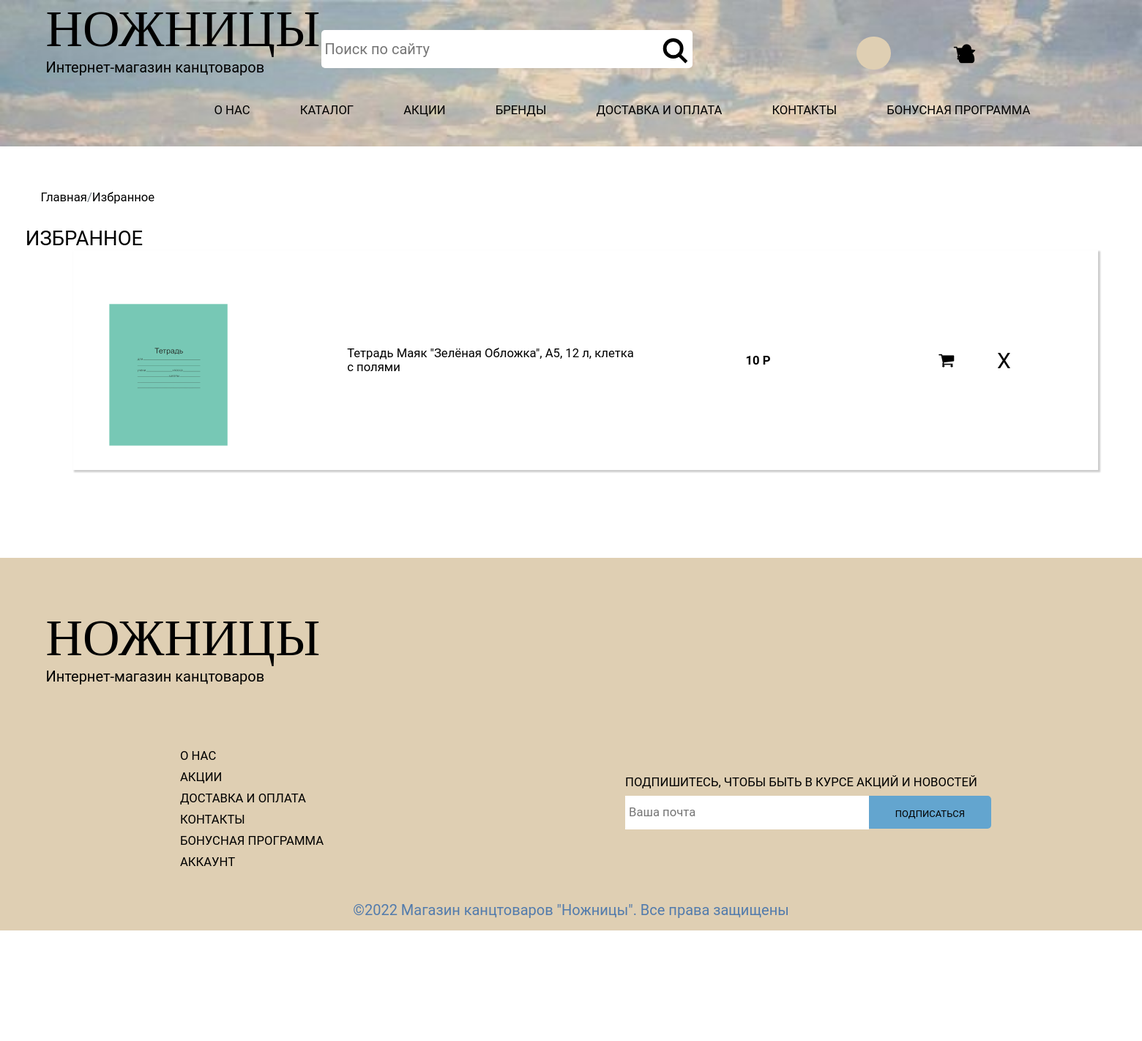
The page /favorites/?id_product_fav=11 on the database its author committed.
### tables this page shows
CREATE TABLE `goods` (
  `id` int(11) NOT NULL,
  `product_name` varchar(300) NOT NULL,
  `price` varchar(200) NOT NULL,
  `category` varchar(200) NOT NULL,
  `section` varchar(200) NOT NULL,
  `brand` varchar(150) NOT NULL,
  `product_pic` varchar(252) NOT NULL,
  `add_time` timestamp NOT NULL DEFAULT CURRENT_TIMESTAMP,
  `description` text NOT NULL,
  `folder_name` varchar(255) NOT NULL
);

### controllers/favorites_function.php (called while the page is built)
<?php
include_once('../connect_db.php');
function get_fav_by_id( $id ){
	global $connect;
	$query = "SELECT * FROM goods WHERE id=" . $id;
	$req = mysqli_query($connect, $query);
	$resp = mysqli_fetch_assoc($req);
	return $resp;
}

### favorites/index.php (the view, shortened to what this page needs)
<?php
include_once('../connect_db.php');
include_once('../controllers/favorites_function.php');
if ( isset($_GET['id_product_fav']) && !empty($_GET['id_product_fav']) ) {
	$current_added_course = get_fav_by_id($_GET['id_product_fav']);
}
?>
<!DOCTYPE html>
<html>
<head>
	<link rel="stylesheet" type="text/css" href="../css/styles.css">
	<link rel="stylesheet" href="https://maxcdn.bootstrapcdn.com/font-awesome/4.5.0/css/font-awesome.min.css">
</head>
<body>
		<header>
			<div class="logo_wrapper">
				<a href="../index.php"><span class="logo">НОЖНИЦЫ</span></a><br>
				<span class="logo_desc">Интернет-магазин канцтоваров</span>
			</div>
			<div class="smth_near_logo">
				<div class="search_wrap">
				<form method="GET" action="../search/index.php">
			<input type="text" name="search" placeholder="Поиск по сайту" class="search">
			<input type="submit" name="start_search" class="button" value="">
				</form>
				</div>
			<div class="header_icons">
				<div style="      font-size: 20px;
    margin-right: 0px;
    margin-left: 0px;
    border: solid 1px;
    border-radius: 27px;
    width: 30px;
    height: 36px;
    padding-left: 15px;
    padding-top: 7px;
    background-color: #dfcfb3;
    border-color: transparent;">
</div>
			<a href="../shopping_cart/index.php"><div class="shopping_cart"></div></a>
			<a href="../favorites/index.php"><div class="favorites"></div></a>
			<?php
			if ($_SESSION['user']) {
				echo "<a href=../personal_account/index.php><div class=user_account></div></a>";
			}
			else
			{
				echo "<a href=#reg_form><div class=user_account></div></a>";
			}
			?>
			</div>
			</div>
			<div class="menu">
				<nav>
					<ul class="menu_nav">
						<li><a href="../menu/about_us/index.php">О НАС</a></li>
						<div class="drpdwn_catalog">
						<li><a href="#">КАТАЛОГ</a></li>
						</div>
						<li><a href="../menu/stocks/index.php">АКЦИИ</a></li>
						<li><a href="../brands/index.php">БРЕНДЫ</a></li>
						<li><a href="../menu/delivery/index.php">ДОСТАВКА И ОПЛАТА</a></li>
						<li><a href="../menu/contacts/index.php">КОНТАКТЫ</a></li>
						<li><a href="../menu/bonus/index.php">БОНУСНАЯ ПРОГРАММА</a></li>
						</ul>
				</nav>
			</div>
		</header>
		<main >
<div class="breadcrumbs-width">
		<ul class="breadcrumb">
			<li class="breadcrumb-item"><a href="../index.php">Главная</a></li>
			<li class="breadcrumb-item active_brdcrmb">Избранное</li>
		</ul>
		</div>
	<div class="top_section">
		<h1>ИЗБРАННОЕ</h1>
	</div>
<?php if ( isset($_SESSION['fav_list']) && count($_SESSION['fav_list']) !=0 ) : ?>
		<ul>
<?php foreach( $_SESSION['fav_list'] as $fav ) : ?>
<div class="shopping_cart_wrapper">
<div class="shopping_cart_filled">
	<img src='../images/товары/<?php echo $fav['folder_name']; ?>/<?php echo $fav['product_pic']; ?>' style='margin-top: 70px;
width: 200px;
	height: 200px;
	background-repeat: no-repeat;
	background-size: 200px;
	margin-left: 30px;'>
	<div class="order_info">
		<div class="order_name" style="width: 400px"><a href="../category/products/?id_goods=<?php echo $fav['id'];?>"><?php echo $fav['product_name']; ?></a></div>
		<div class="order_price"><b><?php echo $fav['price']; ?> Р</b></div>
		<a href="../shopping_cart/?id_product=<?php echo $fav['id'];?>"><div class=shopping_cart buy_product></div></a>
		<a href="../favorites/?delete=<?php echo $fav['id'];?>"><div class="delete_order">X</div></a>
	</div>
</div>
			<?php endforeach; ?>
	<?php else : ?>
		<div class="your_cart_is_empty">Вы не добавили ни одного товара в избранное</div>
	<?php endif; ?>
</ul>
		</main>
		<footer>
			<div class="logo_wrapper">
				<a href="../"><span class="logo">НОЖНИЦЫ</span></a><br>
				<span class="logo_desc">Интернет-магазин канцтоваров</span>
			</div>
<div class="footer_filling">
			<ul>
				<li><a href="../menu/about_us/index.php">О НАС</a></li>
				<li><a href="../menu/stocks/index.php">АКЦИИ</a></li>
				<li><a href="../menu/delivery/index.php">ДОСТАВКА И ОПЛАТА</a></li>
				<li><a href="../menu/contacts/index.php">КОНТАКТЫ</a></li>
				<li><a href="../menu/bonus/index.php">БОНУСНАЯ ПРОГРАММА</a></li>
				<li><a href="">АККАУНТ</a></li>
			</ul>
<div class="subscribe_wrapper">
			<div class="subscribe_title">ПОДПИШИТЕСЬ, ЧТОБЫ БЫТЬ В КУРСЕ АКЦИЙ И НОВОСТЕЙ</div>
			<div class="subscribe_form">
			<input type="email" name="subscribe" class="your_mail" placeholder="Ваша почта">
			<button class="sbscrb_btn">ПОДПИСАТЬСЯ</button>
			</div>
</div>
</div>
<div class="social_media">
	©2022 Магазин канцтоваров "Ножницы". Все права защищены
	<ul>
		<a href="#"><li class="vk"></li></a>
		<a href="#"><li class="fb"></li></a>
		<a href="#"><li class="twitter"></li></a>
		<a href="#"><li class="inst"></li></a>
	</ul>
</div>
		</footer>
	</body>
	</html>

### rows shown on the page
goods: folder_name+product_pic (picture), product_name "Тетрадь Маяк \"Зелёная Обложка\", A5, 12 л, клетка с полями", price "10"
